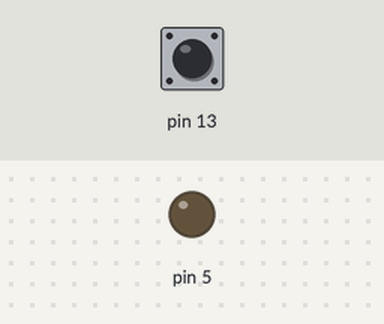
The sketch below on a simulated Arduino Uno, built with avr-gcc and run on an emulated ATmega328P. On the bench: output pins drawn as LEDs (lit = HIGH). Dashed ring = blinking. The test bench sets the inputs (shaded band); at power-on: pin 13 LOW.

Above: at 1.2 s.
1.3 s: pin 13 pulsed HIGH 5 times (0.12 s each, 0.3 s apart)
At 1.57 s:
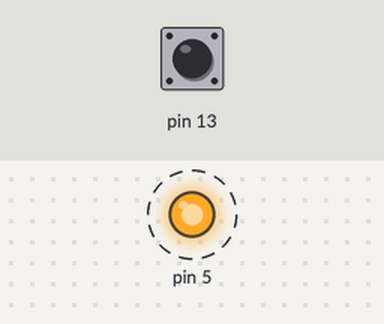
At 3.0 s:
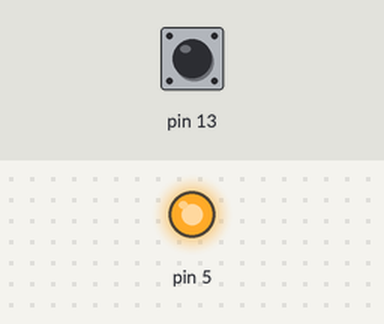
Timing chart, 0 to 4.5 s (numbered marks = the images above; inputs shaded):
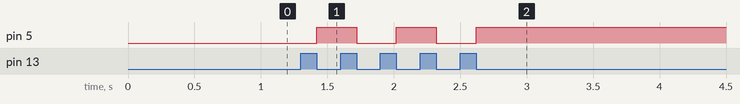

The sketch:

_6th_correcr.ino
```cpp
void setup() {
  // put your setup code here, to run once:
  pinMode (5,OUTPUT);
  pinMode( 13, INPUT);
}
int state = LOW;
void loop() {
  // put your main code here, to run repeatedly:
  if (digitalRead(13)){
    state = !state;
    while (digitalRead(13) );
  }
  digitalWrite(5,state);
}
```

Measured:
- after the input at 1.3 s, pin 5: alternates HIGH for 0.30 s and LOW for 0.30 s, 5 changes in all, then stays HIGH, starting after 0.12 s
